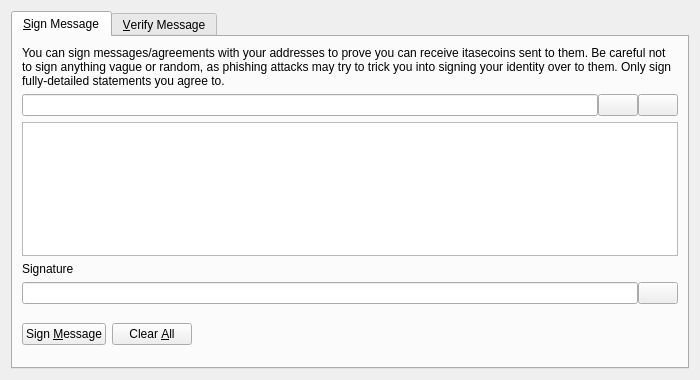
<?xml version="1.0" encoding="UTF-8"?>
<ui version="4.0">
 <class>SignVerifyMessageDialog</class>
 <widget class="QDialog" name="SignVerifyMessageDialog">
  <property name="geometry">
   <rect>
    <x>0</x>
    <y>0</y>
    <width>700</width>
    <height>380</height>
   </rect>
  </property>
  <property name="windowTitle">
   <string>Signatures - Sign / Verify a Message</string>
  </property>
  <property name="modal">
   <bool>true</bool>
  </property>
  <layout class="QVBoxLayout" name="verticalLayout">
   <item>
    <widget class="QTabWidget" name="tabWidget">
     <property name="currentIndex">
      <number>0</number>
     </property>
     <widget class="QWidget" name="tabSignMessage">
      <attribute name="title">
       <string>&amp;Sign Message</string>
      </attribute>
      <layout class="QVBoxLayout" name="verticalLayout_SM">
       <item>
        <widget class="QLabel" name="infoLabel_SM">
         <property name="text">
          <string>You can sign messages/agreements with your addresses to prove you can receive itasecoins sent to them. Be careful not to sign anything vague or random, as phishing attacks may try to trick you into signing your identity over to them. Only sign fully-detailed statements you agree to.</string>
         </property>
         <property name="textFormat">
          <enum>Qt::PlainText</enum>
         </property>
         <property name="wordWrap">
          <bool>true</bool>
         </property>
        </widget>
       </item>
       <item>
        <layout class="QHBoxLayout" name="horizontalLayout_1_SM">
         <property name="spacing">
          <number>0</number>
         </property>
         <item>
          <widget class="QValidatedLineEdit" name="addressIn_SM">
           <property name="toolTip">
            <string>The Itasecoin address to sign the message with</string>
           </property>
          </widget>
         </item>
         <item>
          <widget class="QPushButton" name="addressBookButton_SM">
           <property name="toolTip">
            <string>Choose previously used address</string>
           </property>
           <property name="text">
            <string/>
           </property>
           <property name="icon">
            <iconset resource="../bitcoin.qrc">
             <normaloff>:/icons/address-book</normaloff>:/icons/address-book</iconset>
           </property>
           <property name="shortcut">
            <string>Alt+A</string>
           </property>
           <property name="autoDefault">
            <bool>false</bool>
           </property>
          </widget>
         </item>
         <item>
          <widget class="QPushButton" name="pasteButton_SM">
           <property name="toolTip">
            <string>Paste address from clipboard</string>
           </property>
           <property name="text">
            <string/>
           </property>
           <property name="icon">
            <iconset resource="../bitcoin.qrc">
             <normaloff>:/icons/editpaste</normaloff>:/icons/editpaste</iconset>
           </property>
           <property name="shortcut">
            <string>Alt+P</string>
           </property>
           <property name="autoDefault">
            <bool>false</bool>
           </property>
          </widget>
         </item>
        </layout>
       </item>
       <item>
        <widget class="QPlainTextEdit" name="messageIn_SM">
         <property name="toolTip">
          <string>Enter the message you want to sign here</string>
         </property>
        </widget>
       </item>
       <item>
        <widget class="QLabel" name="signatureLabel_SM">
         <property name="text">
          <string>Signature</string>
         </property>
         <property name="textFormat">
          <enum>Qt::PlainText</enum>
         </property>
        </widget>
       </item>
       <item>
        <layout class="QHBoxLayout" name="horizontalLayout_2_SM">
         <property name="spacing">
          <number>0</number>
         </property>
         <item>
          <widget class="QLineEdit" name="signatureOut_SM">
           <property name="font">
            <font>
             <italic>true</italic>
            </font>
           </property>
           <property name="readOnly">
            <bool>true</bool>
           </property>
          </widget>
         </item>
         <item>
          <widget class="QPushButton" name="copySignatureButton_SM">
           <property name="toolTip">
            <string>Copy the current signature to the system clipboard</string>
           </property>
           <property name="text">
            <string/>
           </property>
           <property name="icon">
            <iconset resource="../bitcoin.qrc">
             <normaloff>:/icons/editcopy</normaloff>:/icons/editcopy</iconset>
           </property>
           <property name="autoDefault">
            <bool>false</bool>
           </property>
          </widget>
         </item>
        </layout>
       </item>
       <item>
        <layout class="QHBoxLayout" name="horizontalLayout_3_SM">
         <item>
          <widget class="QPushButton" name="signMessageButton_SM">
           <property name="toolTip">
            <string>Sign the message to prove you own this Itasecoin address</string>
           </property>
           <property name="text">
            <string>Sign &amp;Message</string>
           </property>
           <property name="icon">
            <iconset resource="../bitcoin.qrc">
             <normaloff>:/icons/edit</normaloff>:/icons/edit</iconset>
           </property>
           <property name="autoDefault">
            <bool>false</bool>
           </property>
          </widget>
         </item>
         <item>
          <widget class="QPushButton" name="clearButton_SM">
           <property name="toolTip">
            <string>Reset all sign message fields</string>
           </property>
           <property name="text">
            <string>Clear &amp;All</string>
           </property>
           <property name="icon">
            <iconset resource="../bitcoin.qrc">
             <normaloff>:/icons/remove</normaloff>:/icons/remove</iconset>
           </property>
           <property name="autoDefault">
            <bool>false</bool>
           </property>
          </widget>
         </item>
         <item>
          <spacer name="horizontalSpacer_1_SM">
           <property name="orientation">
            <enum>Qt::Horizontal</enum>
           </property>
           <property name="sizeHint" stdset="0">
            <size>
             <width>40</width>
             <height>48</height>
            </size>
           </property>
          </spacer>
         </item>
         <item>
          <widget class="QLabel" name="statusLabel_SM">
           <property name="font">
            <font>
             <weight>75</weight>
             <bold>true</bold>
            </font>
           </property>
           <property name="text">
            <string/>
           </property>
           <property name="wordWrap">
            <bool>true</bool>
           </property>
          </widget>
         </item>
         <item>
          <spacer name="horizontalSpacer_2_SM">
           <property name="orientation">
            <enum>Qt::Horizontal</enum>
           </property>
           <property name="sizeHint" stdset="0">
            <size>
             <width>40</width>
             <height>48</height>
            </size>
           </property>
          </spacer>
         </item>
        </layout>
       </item>
      </layout>
     </widget>
     <widget class="QWidget" name="tabVerifyMessage">
      <attribute name="title">
       <string>&amp;Verify Message</string>
      </attribute>
      <layout class="QVBoxLayout" name="verticalLayout_VM">
       <item>
        <widget class="QLabel" name="infoLabel_VM">
         <property name="text">
          <string>Enter the receiver's address, message (ensure you copy line breaks, spaces, tabs, etc. exactly) and signature below to verify the message. Be careful not to read more into the signature than what is in the signed message itself, to avoid being tricked by a man-in-the-middle attack. Note that this only proves the signing party receives with the address, it cannot prove sendership of any transaction!</string>
         </property>
         <property name="textFormat">
          <enum>Qt::PlainText</enum>
         </property>
         <property name="alignment">
          <set>Qt::AlignLeading|Qt::AlignLeft|Qt::AlignTop</set>
         </property>
         <property name="wordWrap">
          <bool>true</bool>
         </property>
        </widget>
       </item>
       <item>
        <layout class="QHBoxLayout" name="horizontalLayout_1_VM">
         <property name="spacing">
          <number>0</number>
         </property>
         <item>
          <widget class="QValidatedLineEdit" name="addressIn_VM">
           <property name="toolTip">
            <string>The Itasecoin address the message was signed with</string>
           </property>
          </widget>
         </item>
         <item>
          <widget class="QPushButton" name="addressBookButton_VM">
           <property name="toolTip">
            <string>Choose previously used address</string>
           </property>
           <property name="text">
            <string/>
           </property>
           <property name="icon">
            <iconset resource="../bitcoin.qrc">
             <normaloff>:/icons/address-book</normaloff>:/icons/address-book</iconset>
           </property>
           <property name="shortcut">
            <string>Alt+A</string>
           </property>
           <property name="autoDefault">
            <bool>false</bool>
           </property>
          </widget>
         </item>
        </layout>
       </item>
       <item>
        <widget class="QPlainTextEdit" name="messageIn_VM"/>
       </item>
       <item>
        <widget class="QValidatedLineEdit" name="signatureIn_VM"/>
       </item>
       <item>
        <layout class="QHBoxLayout" name="horizontalLayout_2_VM">
         <item>
          <widget class="QPushButton" name="verifyMessageButton_VM">
           <property name="toolTip">
            <string>Verify the message to ensure it was signed with the specified Itasecoin address</string>
           </property>
           <property name="text">
            <string>Verify &amp;Message</string>
           </property>
           <property name="icon">
            <iconset resource="../bitcoin.qrc">
             <normaloff>:/icons/transaction_0</normaloff>:/icons/transaction_0</iconset>
           </property>
           <property name="autoDefault">
            <bool>false</bool>
           </property>
          </widget>
         </item>
         <item>
          <widget class="QPushButton" name="clearButton_VM">
           <property name="toolTip">
            <string>Reset all verify message fields</string>
           </property>
           <property name="text">
            <string>Clear &amp;All</string>
           </property>
           <property name="icon">
            <iconset resource="../bitcoin.qrc">
             <normaloff>:/icons/remove</normaloff>:/icons/remove</iconset>
           </property>
           <property name="autoDefault">
            <bool>false</bool>
           </property>
          </widget>
         </item>
         <item>
          <spacer name="horizontalSpacer_1_VM">
           <property name="orientation">
            <enum>Qt::Horizontal</enum>
           </property>
           <property name="sizeHint" stdset="0">
            <size>
             <width>40</width>
             <height>48</height>
            </size>
           </property>
          </spacer>
         </item>
         <item>
          <widget class="QLabel" name="statusLabel_VM">
           <property name="font">
            <font>
             <weight>75</weight>
             <bold>true</bold>
            </font>
           </property>
           <property name="text">
            <string/>
           </property>
           <property name="wordWrap">
            <bool>true</bool>
           </property>
          </widget>
         </item>
         <item>
          <spacer name="horizontalSpacer_2_VM">
           <property name="orientation">
            <enum>Qt::Horizontal</enum>
           </property>
           <property name="sizeHint" stdset="0">
            <size>
             <width>40</width>
             <height>48</height>
            </size>
           </property>
          </spacer>
         </item>
        </layout>
       </item>
      </layout>
     </widget>
    </widget>
   </item>
  </layout>
 </widget>
 <customwidgets>
  <customwidget>
   <class>QValidatedLineEdit</class>
   <extends>QLineEdit</extends>
   <header>qvalidatedlineedit.h</header>
  </customwidget>
 </customwidgets>
 <resources>
  <include location="../bitcoin.qrc"/>
 </resources>
 <connections/>
</ui>
